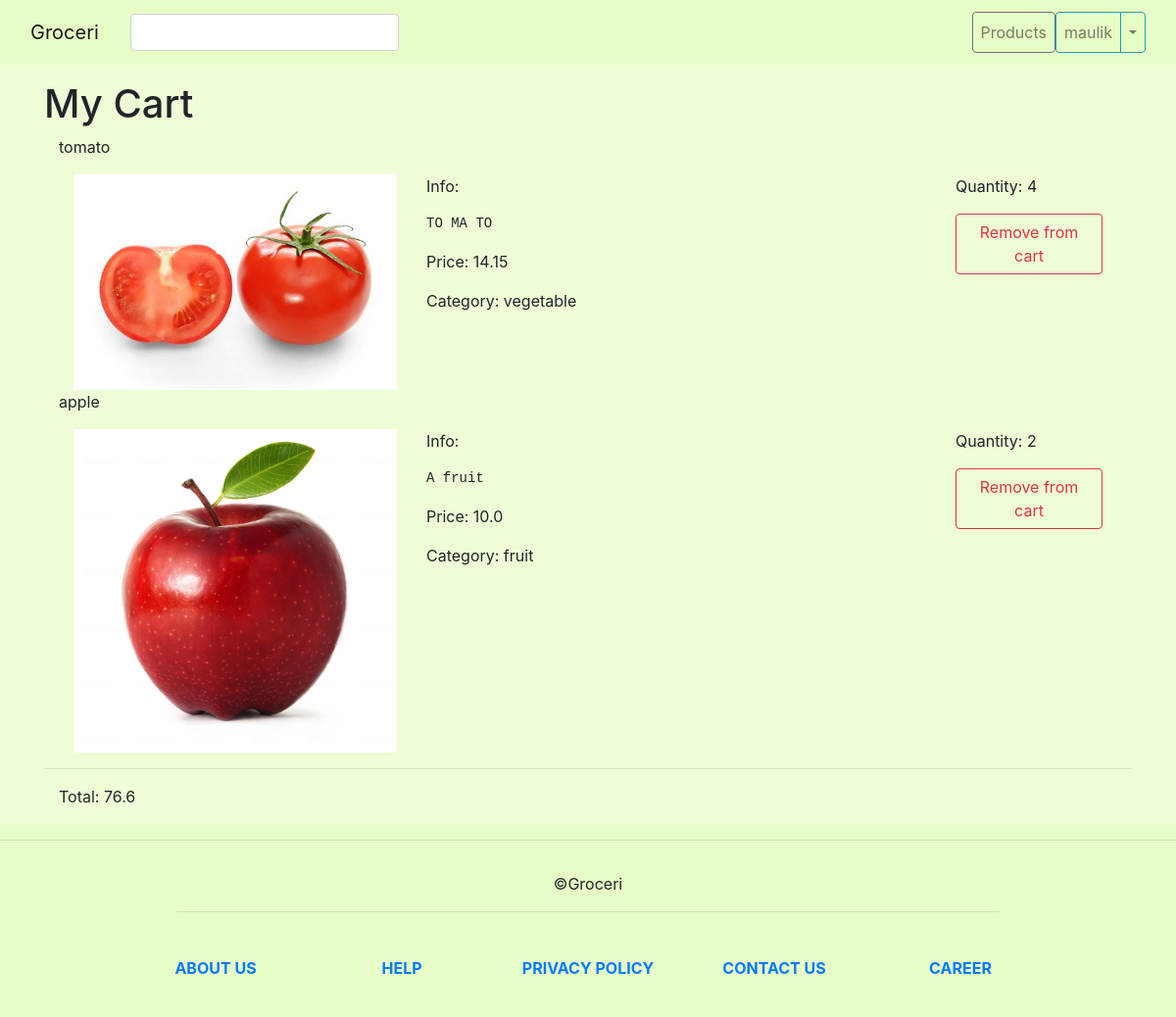
/cart/show (signed in), run on the app's committed database.
### tables this page shows
CREATE TABLE products (
pid integer primary key autoincrement,
name text not null,
info text,
price float not null,
p_type text,
img_path text not null
);

CREATE TABLE cart (
c_id integer primary key autoincrement,
username text not null, 
pid integer not null,
quantity integer not null
);

### app.py (the view)
@app.route('/cart/show')
@login_required
def show_cart():
	username = session["username"]
	con = sql.connect('groceri.db')
	con.row_factory = dict_factory
	cur = con.cursor()
	products = con.execute('select * from cart,products where username=? and cart.pid=products.pid',(username,))
	products = products.fetchall();
	total_cost = 0
	for product in products:
		total_cost += product['price']*product['quantity']
	tmp = products
	products = {}
	products["list"] = tmp
	products["total_cost"] = total_cost
	con.close()
	print(products)
	return render_template('cart.html',products=products)

### SQL_execute.py (called while the page is built)
def dict_factory(cursor, row):
    d = {}
    for idx, col in enumerate(cursor.description):
        d[col[0]] = row[idx]
    return d

### app.py (called while the page is built)
def login_required(f):
	@wraps(f)
	def fn( *args, **kwargs):
		if 'username' not in session:
			return redirect( url_for('login'))
		return f( *args, **kwargs)
	return fn

### templates/cart.html (shortened to what this page needs)
{% extends "base.html" %}
{% block main %}
	<h1>My Cart</h1>
	<div class="container">
		{% for product in products['list'] %}
		<div class="container">
			<div class="row">
				<p>{{ product["name"] }}</p>
			</div>
			<div class="row">
				<img class="col-sm-4" src="{{ url_for('static', filename=product['img_path']) }}">
				<div class="col-sm-6">
					<p>Info: <pre>{{ product["info"] }}</pre></p>
					<p>Price: {{ product["price"] }}</p>
					<p>Category: {{ product["p_type"] }}</p>
				</div>
				<div class="col-sm-2">
					<p>Quantity: {{ product["quantity"] }}<p>
					<form method="post" action="{{ url_for('remove_cart') }}">
						<button type="submit" class="btn btn-outline-danger">Remove from cart</button>
					</form>
				</div>
			</div>
		</div>
		{% endfor %}
	</div>
	<hr>
	<div class="container">
		<p>Total: {{ products['total_cost'] }}</p>
	</div>
{% endblock %}

### static/css/base.css (style rules this page uses)
html { height: 100%; }
body { height: 100%; display: flex; flex-direction: column; background-color: rgba(231, 253, 198,0.7); }

### data on the page
products: name "tomato", img_path (picture), info "TO MA TO", price "14.15", p_type "vegetable", quantity "4"
products: name "apple", img_path (picture), info "A fruit", price "10.0", p_type "fruit", quantity "2"

### other printed values
{{ session["username"] }} "maulik"
{{ products['total_cost'] }} "76.6"
